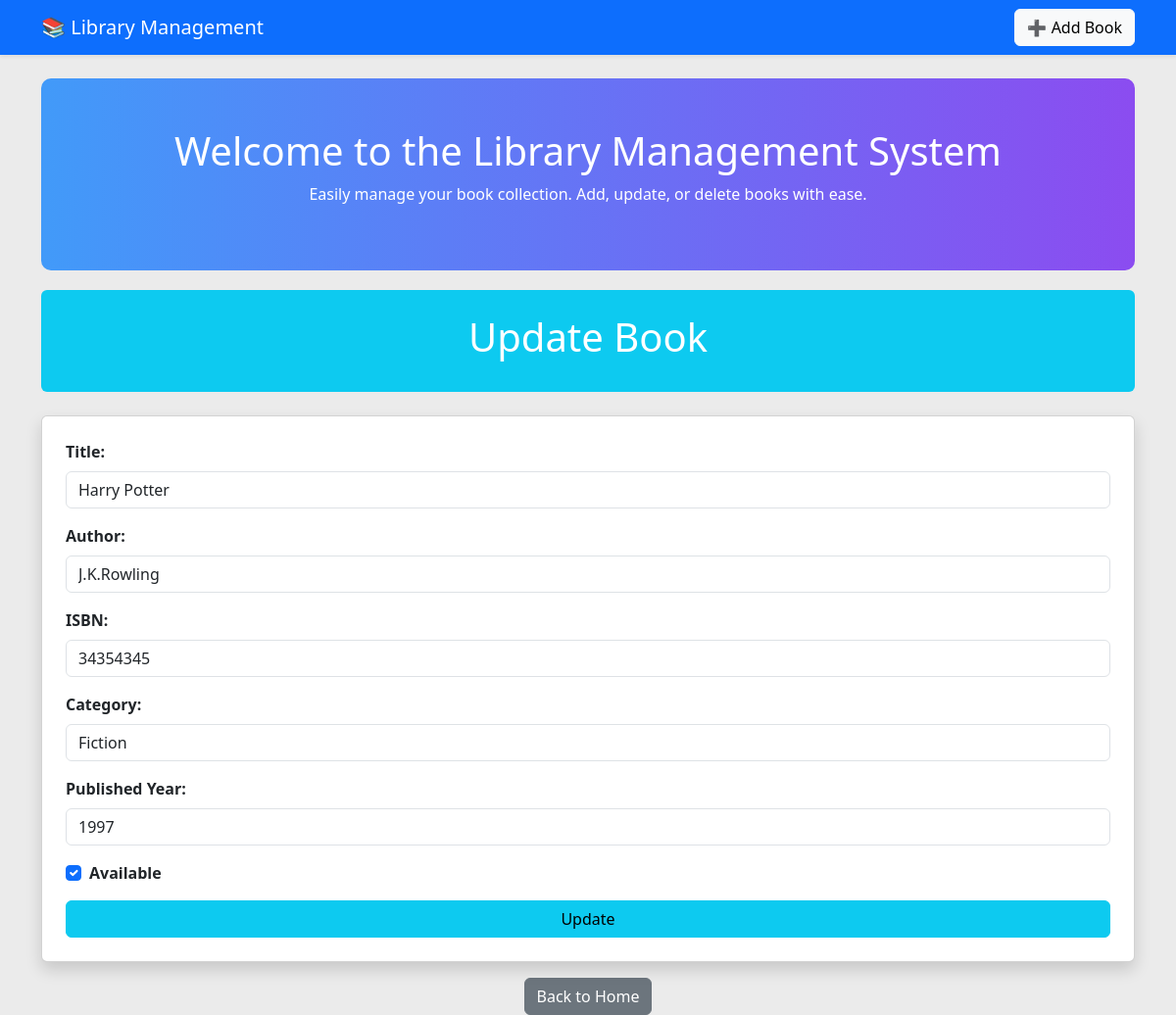
Screenshot of /update/19 with the database file from the repository.
### library/models.py (models this page shows)
class Book(models.Model):
    title = models.CharField(max_length=50)
    author = models.CharField(max_length=50)
    isbn = models.CharField(max_length=50)
    category = models.CharField(max_length=50)
    published_Year = models.IntegerField(max_length=50)
    availability = models.BooleanField(default=True)

### LibraryManagement/views.py (the view)
# urls.py: path('update/<int:id>',views.update),
def update(request,id):
    book = get_object_or_404(Book, id=id)
    return render(request,"updateform.html",{"book":book})

### template/updateform.html (shortened to what this page needs)
{% include "header.html" %}
<div class="container">
    <div class="bg-info text-white text-center py-4 rounded" style="margin-top: 20px;">
        <h1>Update Book</h1>
    </div>
    <div class="card shadow mt-4 p-4">
        <form action="/submitupdate/{{ book.id }}" method="GET">
            <div class="mb-3">
                <label for="title" class="form-label fw-bold">Title:</label>
                <input type="text" class="form-control" name="title" id="title" value="{{ book.title }}" required>
            </div>
            <div class="mb-3">
                <label for="author" class="form-label fw-bold">Author:</label>
                <input type="text" class="form-control" name="author" id="author" value="{{ book.author }}" required>
            </div>
            <div class="mb-3">
                <label for="isbn" class="form-label fw-bold">ISBN:</label>
                <input type="text" class="form-control" name="isbn" id="isbn" value="{{ book.isbn }}" required>
            </div>
            <div class="mb-3">
                <label for="category" class="form-label fw-bold">Category:</label>
                <input type="text" class="form-control" name="category" id="category" value="{{ book.category }}" required>
            </div>
            <div class="mb-3">
                <label for="published_Year" class="form-label fw-bold">Published Year:</label>
                <input type="number" class="form-control" name="published_Year" id="published_Year" value="{{ book.published_Year }}" required>
            </div>
            <div class="form-check mb-3">
                <input class="form-check-input" type="checkbox" id="availability" name="availability" value="Available" {% if book.availability %}checked{% endif %}>
                <label class="form-check-label fw-bold" for="availability">Available</label>
            </div>
            <button type="submit" class="btn btn-info w-100">Update</button>
        </form>
    </div>
    <div class="text-center mt-3">
        <a href="/home/" class="btn btn-secondary">Back to Home</a>
    </div>
</div>
</body>
</html>

### template/updateform.html (style rules this page uses)
body { background-color: rgba(0, 0, 0, 0.079); }

### rows the page displays
Book: title "Harry Potter", author "J.K.Rowling", isbn "34354345", category "Fiction", published_Year "1997", availability "☑"
